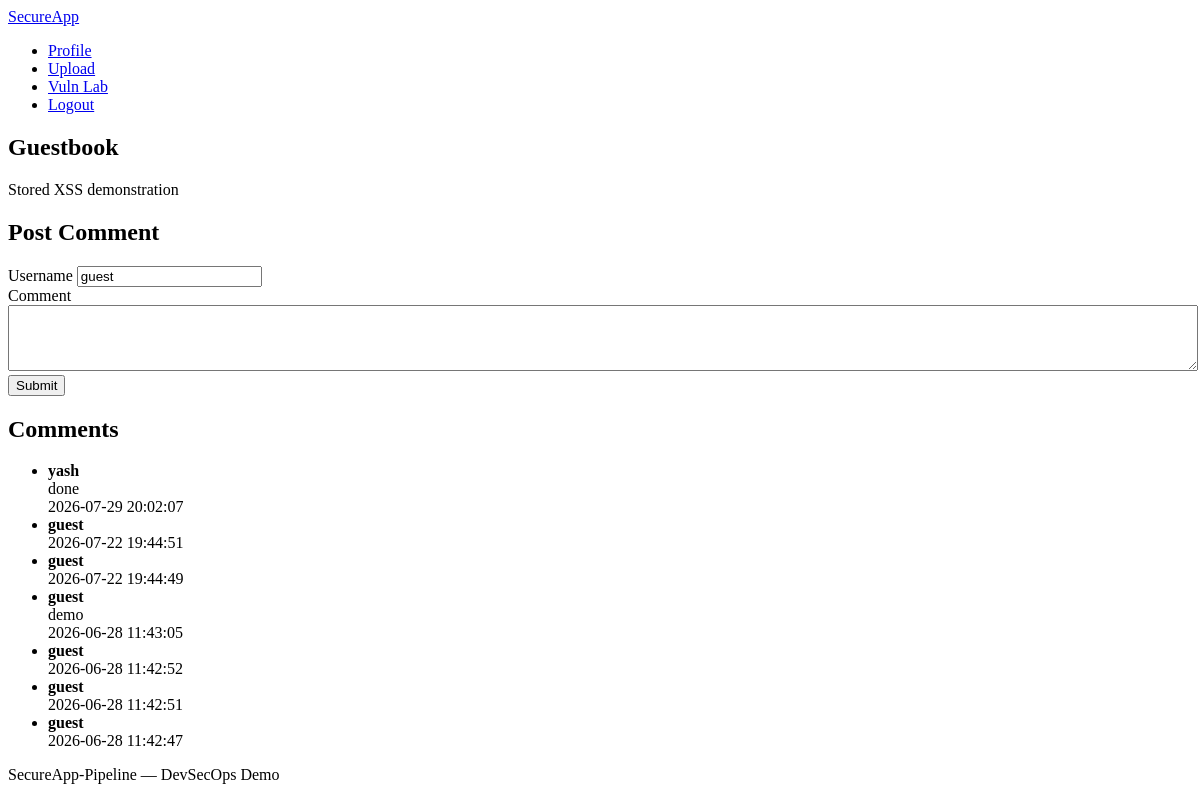
Before: /vulnerable/xss-stored (signed in) with the older database file.
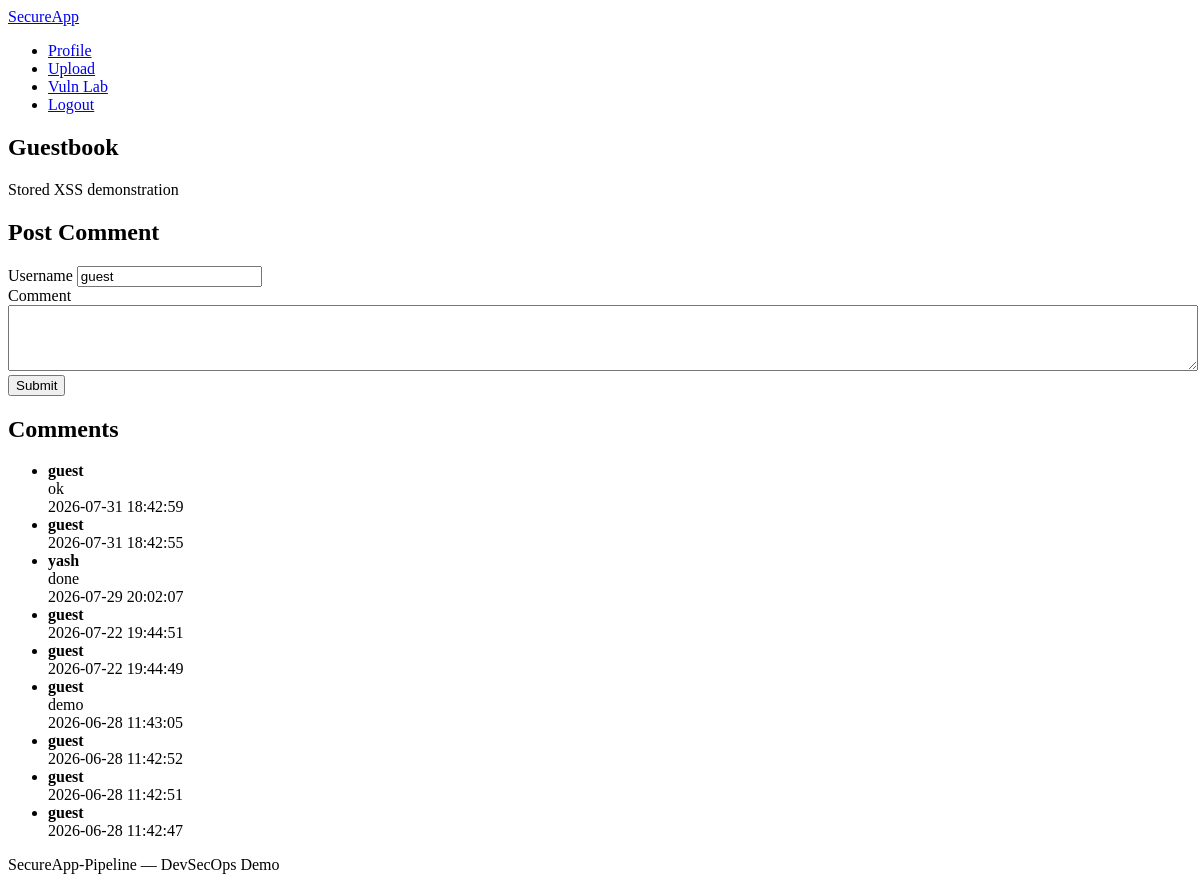
After: the same page with the newer database file.
### tables this page shows
CREATE TABLE vulnerable_comments (
            id INTEGER PRIMARY KEY AUTOINCREMENT,
            username TEXT NOT NULL,
            body TEXT NOT NULL,
            created_at TEXT NOT NULL
        );

### app/routes/vulnerable.py (the view, shortened to what this page needs)
@vulnerable_bp.route("/xss-stored", methods=["GET", "POST"])
def xss_stored():
    db = get_db()
    comments = db.execute(
        """
        SELECT username, body, created_at
        FROM vulnerable_comments
        ORDER BY id DESC
        """
    ).fetchall()
    return render_template("vulnerable/xss_stored.html", comments=comments)

### app.py (called while the page is built)
def get_db():
    if "db" not in g:
        g.db = sqlite3.connect(DATABASE)
        g.db.row_factory = sqlite3.Row
    return g.db

def current_user():
    if "user_id" not in session:
        return None
    return get_db().execute(
        "SELECT id, username, email, is_admin, created_at FROM users WHERE id = ?",
        (session["user_id"],),
    ).fetchone()

@app.before_request
def start_timer():
    request.start_time = time.time()

@app.after_request
def after_request(response):
    REQUEST_COUNT.labels(
        request.method,
        request.path
    ).inc()
    if hasattr(request, "start_time"):
        REQUEST_LATENCY.observe(
            time.time() - request.start_time
        )
    return response

@app.before_request
def load_logged_in_user():
    g.user = current_user()

### app/routes/vulnerable.py (called while the page is built)
def get_db():
    return g.db

### templates/vulnerable/xss_stored.html (shortened to what this page needs)
{% extends "base.html" %}
{% block content %}
<section class="page-header">
    <h1>Guestbook</h1>
    <p class="subtitle">Stored XSS demonstration</p>
</section>
<div class="card-grid">
    <article class="card">
        <h2>Post Comment</h2>
        <form method="post" class="form">
            <div class="form-group">
                <label for="username">Username</label>
                <input type="text" id="username" name="username" value="guest">
            </div>
            <div class="form-group">
                <label for="body">Comment</label>
                <textarea id="body" name="body" rows="4" style="width:100%;"></textarea>
            </div>
            <button type="submit" class="btn btn-primary">Submit</button>
        </form>
    </article>
    <article class="card">
        <h2>Comments</h2>
        {% if comments %}
            <ul class="item-list">
                {% for comment in comments %}
                    <li>
                        <strong>{{ comment.username|safe }}</strong>
                        <div>{{ comment.body|safe }}</div>
                        <time>{{ comment.created_at }}</time>
                    </li>
                {% endfor %}
            </ul>
        {% else %}
            <p class="empty-state">No comments yet.</p>
        {% endif %}
    </article>
</div>
{% endblock %}

Changed rows visible on the page:
added vulnerable_comments: username "guest", body "ok", created_at "2026-07-31 18:42:59"
added vulnerable_comments: username "guest", created_at "2026-07-31 18:42:55"
